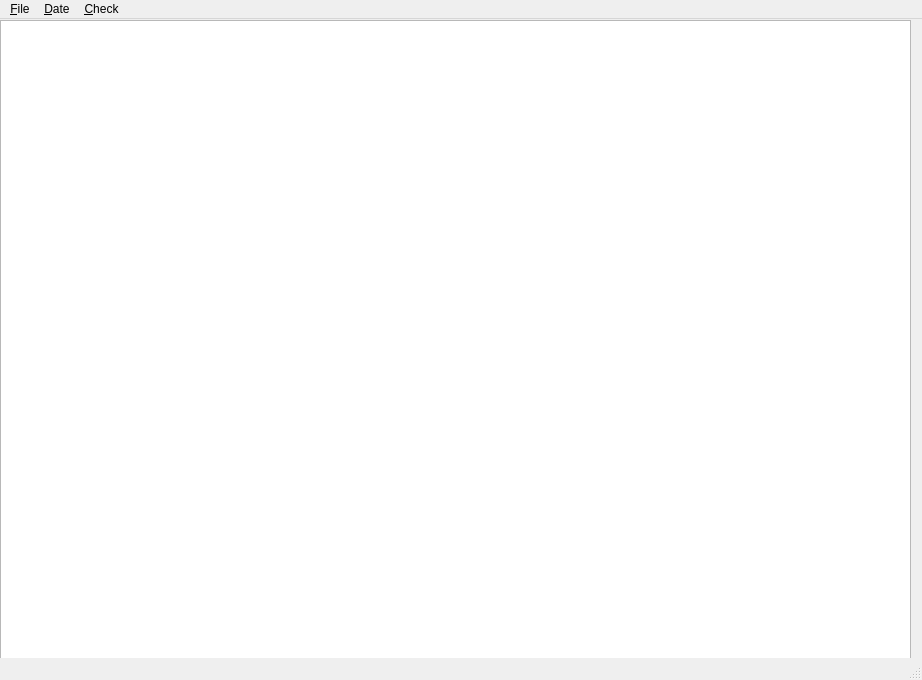
<?xml version="1.0" encoding="UTF-8"?>
<ui version="4.0">
 <class>MainWindow</class>
 <widget class="QMainWindow" name="MainWindow">
  <property name="geometry">
   <rect>
    <x>0</x>
    <y>0</y>
    <width>922</width>
    <height>680</height>
   </rect>
  </property>
  <property name="windowTitle">
   <string>Attendance control plugin</string>
  </property>
  <property name="locale">
   <locale language="English" country="UnitedStates"/>
  </property>
  <widget class="QWidget" name="centralwidget">
   <property name="sizePolicy">
    <sizepolicy hsizetype="Expanding" vsizetype="Expanding">
     <horstretch>0</horstretch>
     <verstretch>0</verstretch>
    </sizepolicy>
   </property>
   <widget class="QTableView" name="attendanceTable">
    <property name="geometry">
     <rect>
      <x>0</x>
      <y>1</y>
      <width>911</width>
      <height>681</height>
     </rect>
    </property>
    <property name="locale">
     <locale language="English" country="UnitedStates"/>
    </property>
    <property name="sizeAdjustPolicy">
     <enum>QAbstractScrollArea::AdjustIgnored</enum>
    </property>
    <property name="gridStyle">
     <enum>Qt::SolidLine</enum>
    </property>
    <attribute name="verticalHeaderVisible">
     <bool>false</bool>
    </attribute>
   </widget>
  </widget>
  <widget class="QMenuBar" name="menubar">
   <property name="geometry">
    <rect>
     <x>0</x>
     <y>0</y>
     <width>922</width>
     <height>17</height>
    </rect>
   </property>
   <widget class="QMenu" name="menu_File">
    <property name="title">
     <string>&amp;File</string>
    </property>
    <addaction name="action_Open"/>
    <addaction name="action_Save"/>
   </widget>
   <widget class="QMenu" name="menu_Date">
    <property name="title">
     <string>&amp;Date</string>
    </property>
    <addaction name="action_Select"/>
    <addaction name="action_Add"/>
    <addaction name="action_Clear"/>
   </widget>
   <widget class="QMenu" name="menu_Check">
    <property name="title">
     <string>&amp;Check</string>
    </property>
    <addaction name="action_Check_selected_row"/>
    <addaction name="action_Uncheck_selected_row"/>
    <addaction name="action_Check_selected_column"/>
    <addaction name="action_Uncheck_selected_column"/>
    <addaction name="action_Check_all"/>
    <addaction name="action_Uncheck_all"/>
   </widget>
   <addaction name="menu_File"/>
   <addaction name="menu_Date"/>
   <addaction name="menu_Check"/>
  </widget>
  <widget class="QStatusBar" name="statusbar"/>
  <action name="action_Open">
   <property name="text">
    <string>&amp;Open</string>
   </property>
  </action>
  <action name="action_Save">
   <property name="enabled">
    <bool>false</bool>
   </property>
   <property name="text">
    <string>&amp;Save</string>
   </property>
  </action>
  <action name="action_Select">
   <property name="enabled">
    <bool>false</bool>
   </property>
   <property name="text">
    <string>&amp;Select</string>
   </property>
  </action>
  <action name="action_Add">
   <property name="enabled">
    <bool>false</bool>
   </property>
   <property name="text">
    <string>&amp;Add</string>
   </property>
  </action>
  <action name="action_Clear">
   <property name="enabled">
    <bool>false</bool>
   </property>
   <property name="text">
    <string>&amp;Clear</string>
   </property>
  </action>
  <action name="action_Check_selected_row">
   <property name="enabled">
    <bool>false</bool>
   </property>
   <property name="text">
    <string>&amp;Check selected row</string>
   </property>
  </action>
  <action name="action_Uncheck_selected_row">
   <property name="enabled">
    <bool>false</bool>
   </property>
   <property name="text">
    <string>&amp;Uncheck selected row</string>
   </property>
  </action>
  <action name="action_Check_selected_column">
   <property name="enabled">
    <bool>false</bool>
   </property>
   <property name="text">
    <string>&amp;Check selected column</string>
   </property>
  </action>
  <action name="action_Uncheck_selected_column">
   <property name="enabled">
    <bool>false</bool>
   </property>
   <property name="text">
    <string>&amp;Uncheck selected column</string>
   </property>
  </action>
  <action name="action_Check_all">
   <property name="enabled">
    <bool>false</bool>
   </property>
   <property name="text">
    <string>&amp;Check all</string>
   </property>
  </action>
  <action name="action_Uncheck_all">
   <property name="enabled">
    <bool>false</bool>
   </property>
   <property name="text">
    <string>&amp;Uncheck all</string>
   </property>
  </action>
 </widget>
 <resources/>
 <connections/>
</ui>
